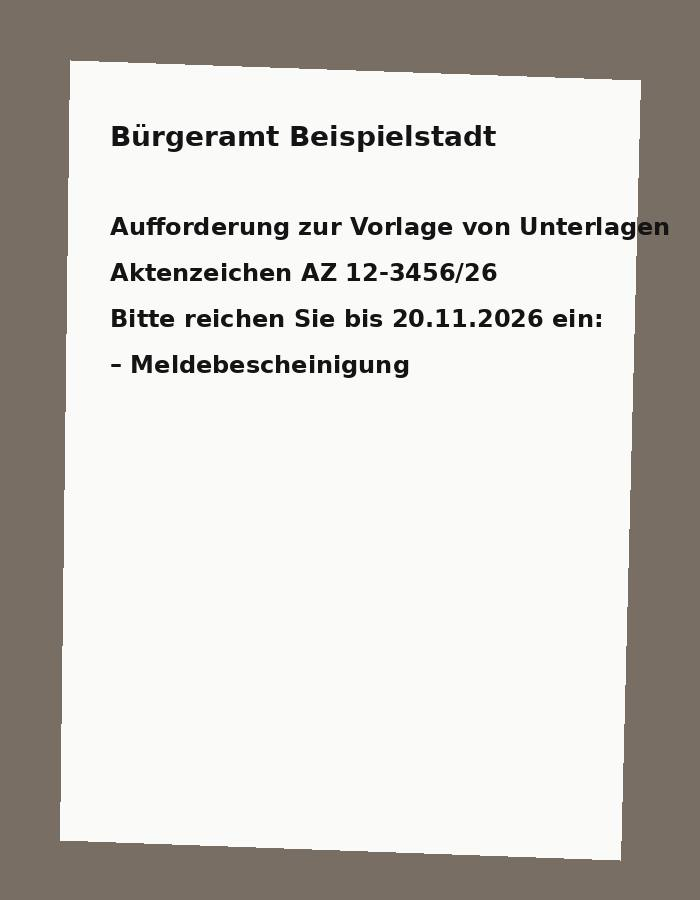
#> input picture klone/datei-organizer/scripts/bilder/brief-foto.jpg, 700 x 900 px
$ python vorverarbeiten.py bilder/brief-foto.jpg bilder/auto-parkplatz.jpg bilder/auto-parkplatz.jpg
#> lines starting #> are read from the running program, lines starting #| are printed output that depends on the picture
# Varianten der Vorverarbeitung vor der Texterkennung (Versuch Teil 2): liest PNG, schreibt Varianten
import sys, numpy as np
from PIL import Image, ImageOps, ImageFilter
def otsu(a):
    h = np.bincount(a.ravel(), minlength=256).astype(float); p = h / h.sum(); w = np.cumsum(p); m = np.cumsum(p * np.arange(256)); mt = m[-1]
    s = (mt * w - m) ** 2 / (w * (1 - w) + 1e-9); return int(np.argmax(s))
def schatten_weg(g):
    # Hintergrund schätzen (großer Weichzeichner) und herausteilen: gleicht Schatten und Verlauf aus
    bg = g.filter(ImageFilter.GaussianBlur(25)); a = np.asarray(g).astype(float); b = np.asarray(bg).astype(float) + 1
#> after `bg = g.filter(ImageFilter.GaussianBlur(25))`:
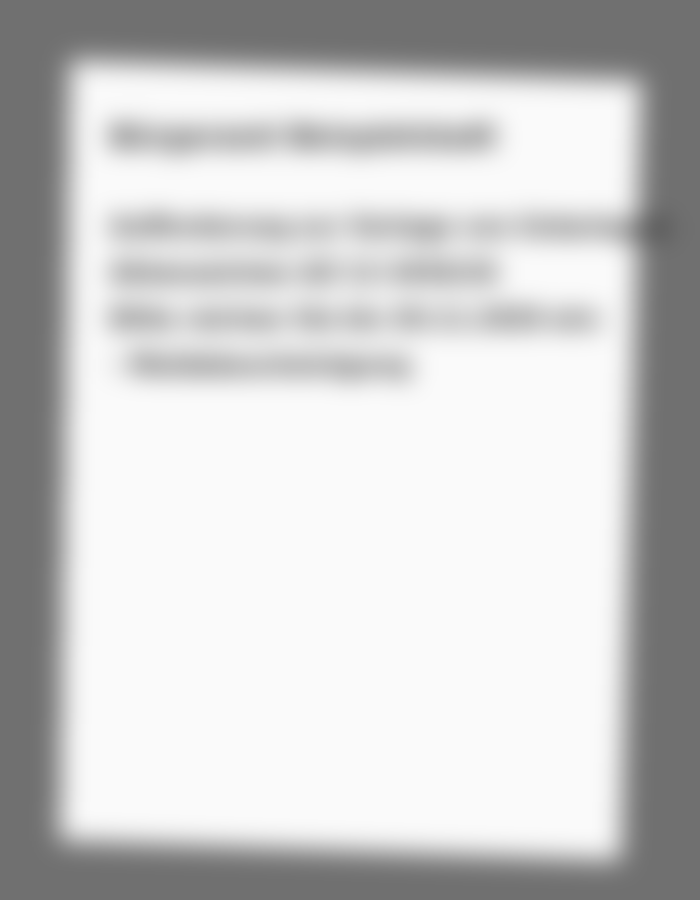
#> bg: PIL image 1400x1800 L (shown at 1/2 size); min 100, max 250, mean 202.7
    return Image.fromarray(np.clip(a / b * 235, 0, 255).astype(np.uint8))
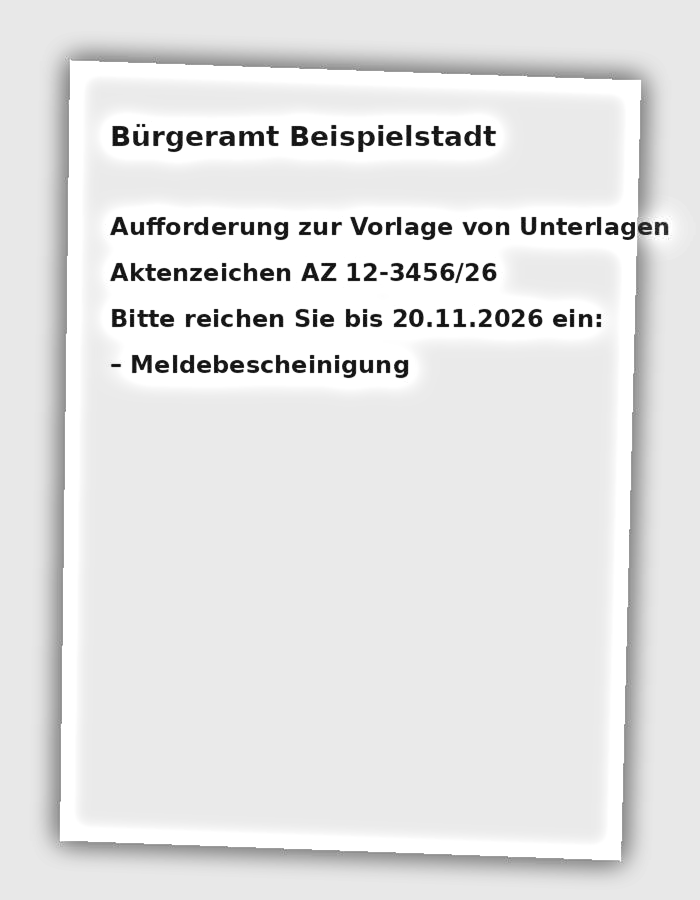
#> returned value: PIL image 1400x1800 L (shown at 1/2 size); min 0, max 255, mean 228.2
def schraeg(g):
    # Schräglage über die Varianz der Zeilenprojektion schätzen (−5°…5°)
    k = g.resize((g.width // 4, g.height // 4)); a = 255 - np.asarray(k).astype(float); best, bw = 0, -1
#> after `k = g.resize((g.width // 4, g.height // 4))`:
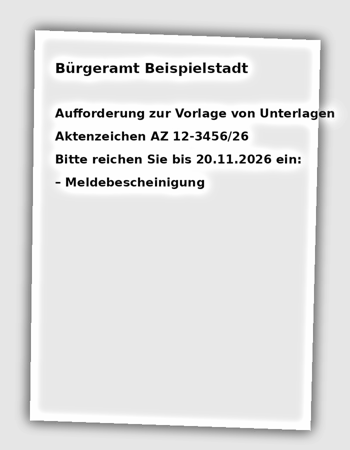
#> k: PIL image 350x450 L; min 0, max 255, mean 225.6
#> after `a = 255 - np.asarray(k).astype(float)`:
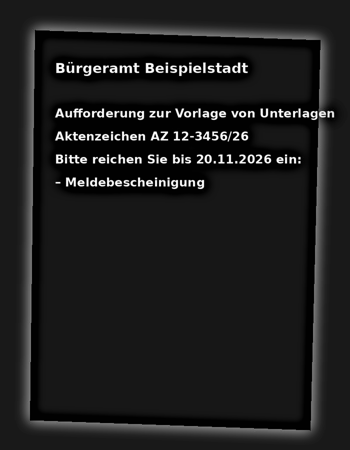
#> a: shape (450, 350) float64; min 0, max 255, mean 29.4
    for w in np.arange(-5, 5.01, 0.5):
        r = np.asarray(Image.fromarray(a.astype(np.uint8)).rotate(w, fillcolor=0)).sum(1); v = r.var()
        if v > bw: best, bw = w, v
#> this loop made 21 passes
#> (v, best, bw) on passes 1 to 11: (5787402.7, -5, 5787402.7), (6780938, -4.5, 6780938), (8586845.9, -4, 8586845.9), (10891568.3, -3.5, 10891568.3), (13892993.5, -3, 13892993.5), (17546938, -2.5, 17546938), (21658942.5, -2, 21658942.5), (26205353.9, -1.5, 26205353.9), (31218007.1, -1, 31218007.1), (35812840.2, -0.5, 35812840.2), (40811673.6, 0, 40811673.6)
#> v on passes 12 to 17: 38824219.5, 36801793.4, 34719570.5, 31726289.1, 26869160.7, 22052102.7
#> after the loop, best = 0; bw = 40811673.6
    return g.rotate(best, resample=Image.BICUBIC, fillcolor=255, expand=False), best
if sys.argv[1] == "--pgm":  # Bild → Graustufen-PGM (für die JS-Fassung in src/vorverarbeitung.ts)
    ImageOps.grayscale(Image.open(sys.argv[2])).save(sys.argv[3]); sys.exit(0)
if sys.argv[1] == "--png":
    Image.open(sys.argv[2]).save(sys.argv[3]); sys.exit(0)
src, ziel = sys.argv[1], sys.argv[2]
g = ImageOps.grayscale(Image.open(src))
if g.width < 1400: g = g.resize((g.width * 2, g.height * 2), Image.LANCZOS)
v = {}
v["a_grau"] = ImageOps.autocontrast(g, cutoff=1)
v["b_schatten"] = ImageOps.autocontrast(schatten_weg(g), cutoff=1)
s, w = schraeg(v["b_schatten"]); v["c_schatten_gerade"] = s
#> after `s, w = schraeg(v['b_schatten'])`: w = 0
a = np.asarray(s); t = otsu(a); v["d_binaer"] = Image.fromarray(((a > t) * 255).astype(np.uint8))
#> in otsu, `h = np.bincount(a.ravel(), minlength=256).astype(float)`: h = 256 values, max 930652 at index 232, min 0 at index 12, mean 9843.8
#> in otsu, `p = h / h.sum()`: p = 256 values, max 0.369 at index 232, min 0 at index 12, mean 0.00391
#> in otsu, `w = np.cumsum(p)`: w = 256 values from 0.0102 to 1
#> in otsu, `m = np.cumsum(p * np.arange(256))`: m = 256 values from 0 to 225.7
#> in otsu, `mt = m[-1]`: mt = 225.7
#> in otsu, `s = (mt * w - m) ** 2 / (w * (1 - w) + 1e-09)`: s = 256 values, max 1074.3 at index 134, min 8.08e-19 at index 254, mean 888.8
#> after `t = otsu(a)`: t = 134
for k, im in v.items(): im.save(f"{ziel}_{k}.png")
#> this loop made 4 passes
#> k on passes 1 to 4: 'a_grau', 'b_schatten', 'c_schatten_gerade', 'd_binaer'
print(w)
#| 0.0
